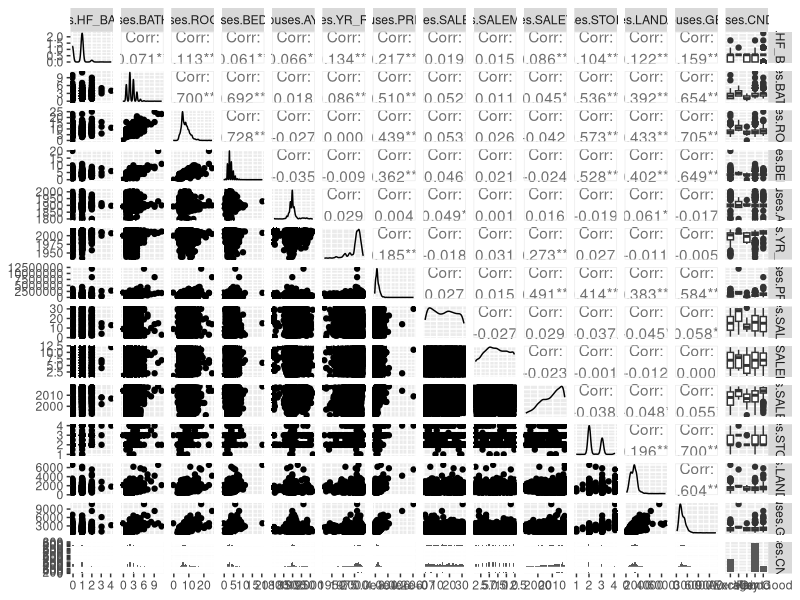
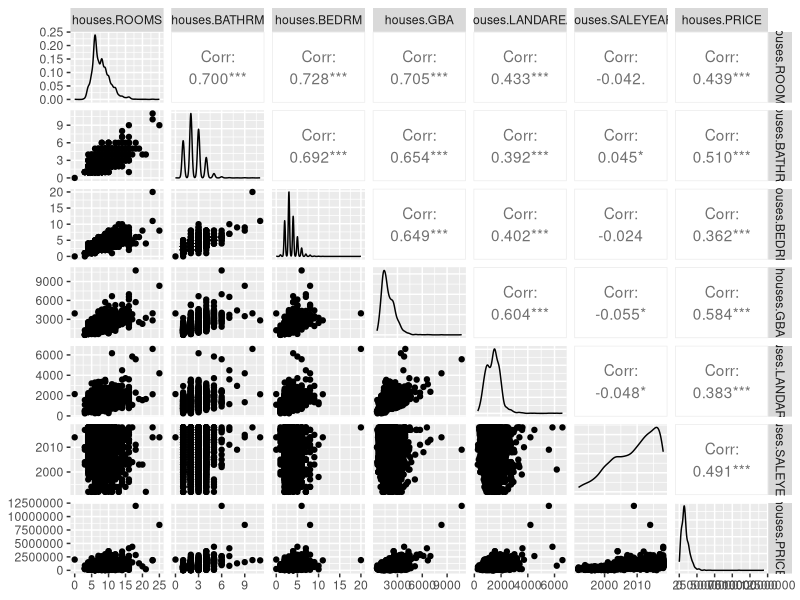
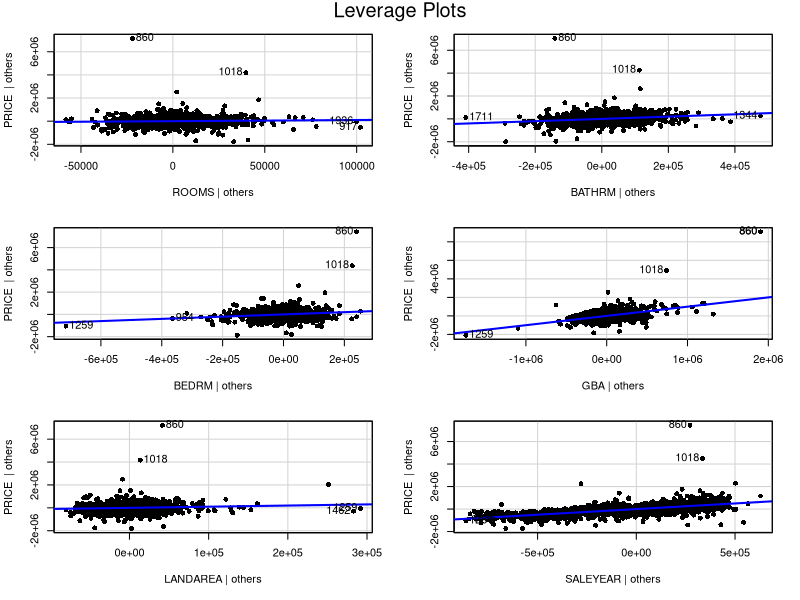
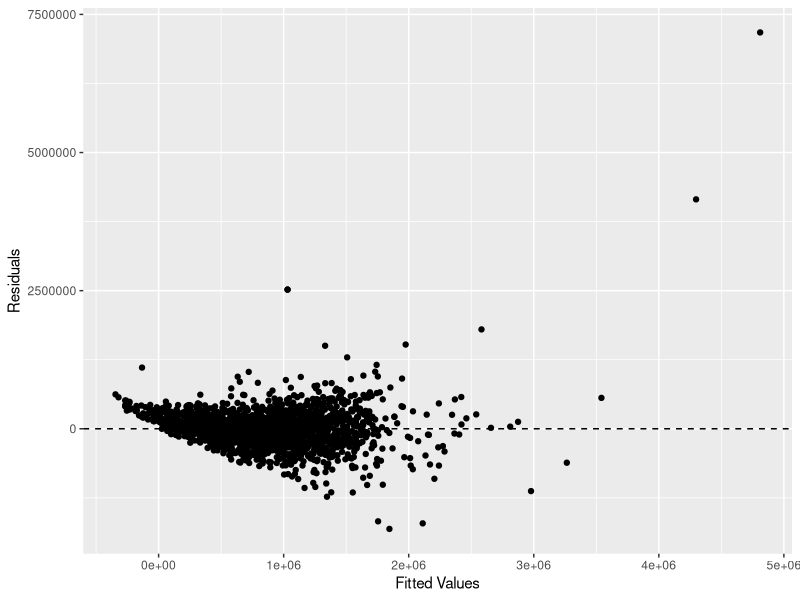

Generate these figures, in order, with R: (Note: this script raises an error after producing the figures.)
## ---- chunk 1
knitr::opts_chunk$set(echo = TRUE)
library(ggplot2)
library(dplyr)
library(readr)
library(GGally)
library(car)
library(broom)

## ---- chunk 2
# 1. Abstract
## ---- chunk 3
# 2. Introduction

## ---- chunk 4

# 3. Overview of the dataset

## ---- chunk 5

# 4. Exploratory analysis

houses <- read.csv("DC_properties_clean.csv")
summary(houses)
fit <- lm(data = houses, PRICE ~ BATHRM + HF_BATHRM  + ROOMS + BEDRM + AYB + YR_RMDL + STORIES + SALEMONTH + SALEDAY + SALEYEAR + GBA + CNDTN + LANDAREA)

#####################################################

#Thomas's exploratory analysis and modeling

#First step: look at all possible correlations minus sale date because it wouldn't allow that many factors in the pairs function ¯\_(ツ)_/¯

int.vectors <- data.frame(houses$HF_BATHRM, houses$BATHRM, houses$ROOMS, houses$BEDRM,houses$AYB, houses$YR_RMDL, houses$PRICE, houses$SALEDAY, houses$SALEMONTH, houses$SALEYEAR, houses$STORIES, houses$LANDAREA, houses$GBA, houses$CNDTN)

View(int.vectors)

ggpairs(int.vectors)

#Observations
# Looks like the variables ROOMS, BATHRM, BEDRM, GBA, STORIES, LANDAREA, SALEYEAR, and PRICE have the highest correlation across the board i.e > |.35|. 

#Next making a pairs plot with just the above variables

int.vectors2 <- data.frame(houses$ROOMS, houses$BATHRM, houses$BEDRM, houses$GBA, houses$LANDAREA, houses$SALEYEAR, houses$PRICE)

ggpairs(int.vectors2)

#Now all variables look pretty like have predictive value regarding price. Notice that SALEYEAR is not correlated to anything but PRICE. Should we attempt to explain this, or throw the variable out? 

fit2 <- lm(data = houses, PRICE ~ ROOMS + BATHRM + BEDRM + GBA + LANDAREA + SALEYEAR)
anova(fit)
anova(fit2)

leveragePlots(fit2, pch = 16)

#Comaparing models

summary(fit)
summary(fit2)

#Given summary data from both models we can conclude ROOMS, BATHRM, BEDRM, GBA, LANDAREA, SALEYEAR, and CNDNTVeryGood are predictors of PRICE

#plotting and analyzing residuals 

fit2 <- augment(fit2)
ggplot(fit2, aes (x = .fitted, y = .resid))+
  geom_point() + 
  geom_hline(yintercept = 0, linetype = 2)+
  labs(x = "Fitted Values", y = "Residuals")

#other tests

qqplot(fit2, pch =16 )

shapiro.test(fit2)

ncvTest(fit2)


########################################################

# Matt's exploratory analysis and modeling

#Histograms for each variable

ggplot(houses, aes(x = BATHRM))+
  geom_histogram(color="black", fill="light gray", binwidth = 1)+
  labs(x="Bathrooms", title="Histogram of Bathrooms")

ggplot(houses, aes(x = HF_BATHRM))+
  geom_histogram(color="black", fill="light gray", binwidth = 1)+
  labs(x="Half Bathrooms", title="Histogram of Half Bathrooms")

ggplot(houses, aes(x = ROOMS))+
  geom_histogram(color="black", fill="light gray", binwidth = 1)+
  labs(x="Rooms", title="Histogram of Rooms")

ggplot(houses, aes(x = BEDRM))+
  geom_histogram(color="black", fill="light gray", binwidth = 1)+
  labs(x="Bed Rooms", title="Histogram of Bed Rooms")

ggplot(houses, aes(x = AYB))+
  geom_histogram(color="black", fill="light gray", binwidth = 10)+
  labs(x="Year Built", title="Histogram of Year Built")

ggplot(houses, aes(x = YR_RMDL))+
  geom_histogram(color="black", fill="light gray", binwidth = 10)+
  labs(x="Year Remodelled", title="Histogram of Year Remodelled")

ggplot(houses, aes(x = STORIES))+
  geom_histogram(color="black", fill="light gray", binwidth = 1)+
  labs(x="Stories", title="Histogram of Stories")

ggplot(houses, aes(x = SALEYEAR))+
  geom_histogram(color="black", fill="light gray", binwidth = 5)+
  labs(x="Year Sold", title="Histogram of Year Sold")

ggplot(houses, aes(x = SALEMONTH))+
  geom_histogram(color="black", fill="light gray", binwidth = 1)+
  labs(x="Month Sold", title="Histogram of Month Sold")

ggplot(houses, aes(x = SALEDAY))+
  geom_histogram(color="black", fill="light gray", binwidth = 4)+
  labs(x="Day Sold", title="Histogram of Day Sold")

ggplot(houses, aes(x = GBA))+
  geom_histogram(color="black", fill="light gray", binwidth = 100)+
  labs(x="Square Footage", title="Histogram of Square Footage")

ggplot(houses, aes(x = LANDAREA))+
  geom_histogram(color="black", fill="light gray", binwidth = 100)+
  labs(x="Land Area", title="Histogram of Land Area")

ggplot(houses, aes(x = CNDTN))+
  geom_bar(color="black", fill="light gray")+
  labs(x="Land Area", title="Bar Plot of Land Area")


# Re-order only categorical feature (factor)

houses$CNDTN <- factor(houses$CNDTN, levels = c("Fair", "Average", "Good", "Very Good", "Excellent"))

# Fit LM model with all features included

fit <- lm(data = houses, PRICE ~ BATHRM + HF_BATHRM  + ROOMS + BEDRM + AYB + YR_RMDL + STORIES + SALEMONTH + SALEDAY + SALEYEAR + GBA + CNDTN + LANDAREA)

# Review ANOVA and compare F statistic

anova(fit)

# Review p-values, check sign of estimates

summary(fit)

# Residual plot and look for non-constant variance

fit.df <- augment(fit)
ggplot(fit.df, aes(x = .fitted, y = .resid))+
  geom_point()+
  geom_hline(yintercept = 0, linetype = 2)+
  labs( x = "Fitted Values", y = "Residuals")

# Shapiro-Wilk test for normality

shapiro.test(fit$residuals)

# ncvTest for constant variance

ncvTest(fit)

# Variance Inflation Factor (used to identify multicllinearity >= 10)

vif(fit)

# Review R2 value
# From summary above: adjusted R^2 = .6984

# Drop non-significant predictor variables (Droped AYB: +.0002, Rooms: No change, other lower)
fit <- lm(data = houses, PRICE ~ BATHRM + HF_BATHRM  + BEDRM + YR_RMDL + STORIES + SALEMONTH + SALEDAY + SALEYEAR + GBA + CNDTN + LANDAREA)
summary(fit)

# If multicollinearity is present, drop one correlated variable (None present)

# Transform the outcome variable if the residual plot looks suspicious
powerTransform(houses$PRICE) #.33 -> sqrt
# log lowers R2: .6585
fit <- lm(data = houses, log(PRICE) ~ BATHRM + HF_BATHRM  + BEDRM + YR_RMDL + STORIES + SALEMONTH + SALEDAY + SALEYEAR + GBA + CNDTN + LANDAREA)
summary(fit)
# sqrt increase R2: .7471, drop YR_RMDL + .0001
fit <- lm(data = houses, sqrt(PRICE) ~ BATHRM + HF_BATHRM  + BEDRM  + STORIES + SALEMONTH + SALEDAY + SALEYEAR + GBA + CNDTN + LANDAREA)
summary(fit)
# inverse drastically decrease
fit <- lm(data = houses, I(1/PRICE) ~ BATHRM + HF_BATHRM  + BEDRM  + STORIES + SALEMONTH + SALEDAY + SALEYEAR + GBA + CNDTN + LANDAREA)
summary(fit)

#Variable Transformations
powerTransform(houses$BATHRM) # didn't work
powerTransform(houses$HF_BATHRM) # didn't work
powerTransform(houses$BEDRM) # didn't work
powerTransform(houses$STORIES) # didn't work
powerTransform(houses$SALEMONTH) # -1.04 -> INVERSE
powerTransform(houses$SALEDATE) # didn't work
powerTransform(houses$SALEYEAR) # didn't work
powerTransform(houses$GBA) # -.08 -> LOG
powerTransform(houses$CNDTN) # didn't work
powerTransform(houses$LANDAREA) # .35 -> SQRT
fit <- lm(data = houses, sqrt(PRICE) ~ BATHRM + HF_BATHRM  + BEDRM + STORIES + SALEMONTH + I(1/SALEMONTH) + SALEDAY + SALEYEAR +GBA + log(GBA) + CNDTN + LANDAREA + sqrt(LANDAREA))
summary(fit) # R^2 increased to .7479

#Interactions
#fit <- lm(data = houses, sqrt(PRICE) ~ .*.) 
#summary(fit)

shapiro.test(fit$residuals)
ncvTest(fit)
vif(fit)

######################################

# John's exploratory analysis

# Boxplots to identify outliers
boxplot(houses$BATHRM, main="Bathrooms", sub=paste("Outlier rows: ", boxplot.stats(houses$BATHRM)$out))

boxplot(houses$HF_BATHRM, main="Half Bathrooms", sub=paste("Outlier rows: ", boxplot.stats(houses$HF_BATHRM)$out))

boxplot(houses$ROOMS, main="Rooms", sub=paste("Outlier rows: ", boxplot.stats(houses$ROOMS)$out))

boxplot(houses$BEDRM, main="Bedrooms", sub=paste("Outlier rows: ", boxplot.stats(houses$BEDRM)$out))

boxplot(houses$AYB, main="Year Built", sub=paste("Outlier rows: ", boxplot.stats(houses$AYB)$out))

boxplot(houses$YR_RMDL, main="Year Remodeled", sub=paste("Outlier rows: ", boxplot.stats(houses$YR_RMDL)$out))

boxplot(houses$STORIES, main="Stories", sub=paste("Outlier rows: ", boxplot.stats(houses$STORIES)$out))

boxplot(houses$SALEYEAR, main="Year of Most Recent Sale", sub=paste("Outlier rows: ", boxplot.stats(houses$SALEYEAR)$out))

boxplot(houses$GBA, main="Gross Building Area", sub=paste("Outlier rows: ", boxplot.stats(houses$GBA)$out))

boxplot(houses$CNDTN, main="Condition", sub=paste("Outlier rows: ", boxplot.stats(houses$CNDTN)$out))

boxplot(houses$LANDAREA, main="Land Area", sub=paste("Outlier rows: ", boxplot.stats(houses$LANDAREA)$out))

boxplot(houses$PRICE, main="Price", sub=paste("Outlier rows: ", boxplot.stats(houses$PRICE)$out))

# find correlations

cor(houses$HF_BATHRM, houses$BATHRM, houses$ROOMS, houses$BEDRM, houses$AYB, houses$YR_RMDL, houses$PRICE, houses$SALEDAY, houses$SALEMONTH, houses$SALEYEAR, houses$STORIES, houses$LANDAREA, houses$GBA, houses$CNDTN, houses$PRICE)

# Use corrplot to display a correlation matrix of that variables
library(corrplot)
corr_matrix <- cor(houses$HF_BATHRM, houses$BATHRM, houses$ROOMS, houses$BEDRM, houses$AYB, houses$YR_RMDL, houses$PRICE, houses$SALEDAY, houses$SALEMONTH, houses$SALEYEAR, houses$STORIES, houses$LANDAREA, houses$GBA, houses$CNDTN, houses$PRICE)
corrplot(houses, type = "upper", order = "hclust", 
         tl.col = "black", tl.srt = 45)

# fit initial model
fit_jc <- lm(data = houses, PRICE ~ BATHRM + HF_BATHRM  + ROOMS + BEDRM + AYB + YR_RMDL + STORIES + SALEMONTH + SALEDAY + SALEYEAR + GBA + CNDTN + LANDAREA)

# check summary of initial model
summary(fit_jc)
## ---- chunk 6

# 5. Identification and evaluation of suitable model

## ---- chunk 7

# 6. Application of the model 

## ---- chunk 8

# 7. Limitations and assumptions 
